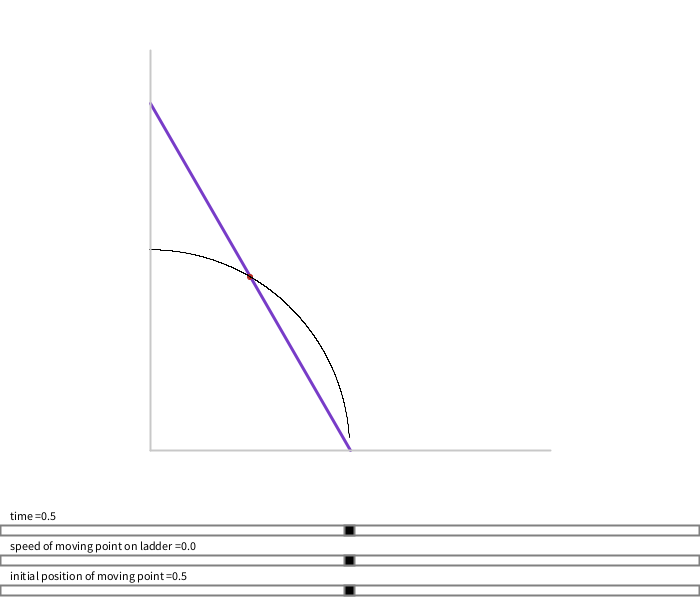
Frame 1 (no input)
Frame 60 (the mouse pressed at the canvas centre just before this capture): identical to frame 1, image omitted
Frame 120 (the mouse held since frame 60 and released just before this capture): identical to frame 1, image omitted

The Processing sketch that drew this single still picture (run headless with seeded random() and noise(); from frame 60 on, the mouse is pressed at the canvas centre):

// Processing sketch: processing_46423
// ── processing_46423.pde

/**
 * faling ladder
 *
 *
 * Matthew Conroy ( conroy (at) math.washington.edu )
 **/

HScrollbar hs1, hs2, hs3, hs4, hs5, hs6,hs7;

float lasta, lastb; // to keep track of whether things have changed
int lastm;

void setup()
{
  size(700, 600);
  noStroke();
  int hbarthick=10;
  hs1 = new HScrollbar(0, height-70, width-1, hbarthick, 3*5+1,50);
  hs2 = new HScrollbar(0, height-40, width-1, hbarthick, 3*5+1,50);
  hs3 = new HScrollbar(0, height-10, width-1, hbarthick, 3*5+1,50);
  //hs4 = new HScrollbar(0, height-30, width-1, hbarthick, 3*5+1,50);
  //hs5 = new HScrollbar(0, height-20, width-1, hbarthick, 3*5+1,50);
  //hs6 = new HScrollbar(0, height-10, width-1, hbarthick, 3*5+1,50);
  //hs7 = new HScrollbar(0, height-70, width-1, hbarthick, 3*5+1,50);
  
}

void draw()
{
  background(255);
  smooth();
  
  int vertAdjust=50;

  // Get the position of the scrollbars
  float timeNow = (hs1.getPos())/(width-2.);
  float Pos2 = (hs2.getPos()-1)/(width-3.);
  float Pos3 = (hs3.getPos())/(width-2.);
 
  //float scale=30.0;

  
  float ladderLength=400;
  
  // the ladder
  strokeWeight(3);
  if (timeNow>1) { timeNow=1; }
  float a = timeNow*ladderLength;
  float xLadderBase = width/2.-ladderLength*0.5+a;
  float yLadderTop = height/2+ladderLength*0.5-(sqrt(ladderLength*ladderLength-(timeNow*ladderLength)*(timeNow*ladderLength)));
  
  stroke (120,60,200);
  line(xLadderBase,height/2.+ladderLength*0.5-vertAdjust,width/2.-ladderLength*0.5,yLadderTop-vertAdjust);
  

  
  // moving point
  strokeWeight(1);
  float alpha=2*(Pos2-0.5);
  float beta=Pos3;
  
  float r = alpha*timeNow+beta; // fractional position of moving point on ladder 
  
  float xMoving = width/2.-ladderLength*0.5+a*(1-r);
  float yMoving = height/2.+ladderLength*0.5-r*sqrt(ladderLength*ladderLength-a*a);
  
  stroke(180,40,30);
  fill(180,40,30);
  ellipseMode(CENTER);
  ellipse(xMoving,yMoving-vertAdjust,5,5);
  
  // the curve
  
  int numPoints=1000;
  
  float xLast=0;
  float yLast=0;
  
  for(int i=0; i<numPoints; i++) {
     float tt=(i-1.)/numPoints;
     float xx=tt*(1-(alpha*tt+beta));
     float yy = (alpha*tt+beta)*sqrt(1-tt*tt);
     stroke(0);
     fill(0);
     float xCurr=width/2.-ladderLength*0.5+xx*ladderLength;
     float yCurr=height/2.+ladderLength*0.5-yy*ladderLength;
     if (i>0) {
     	line(xCurr,yCurr-vertAdjust,xLast,yLast-vertAdjust);
     }
     xLast=xCurr;
     yLast=yCurr;
     
  }
     
    // wall and floor
    
    stroke(200);
    strokeWeight(2);

    line(width/2.-ladderLength*0.5,height/2.+ladderLength*0.5-vertAdjust,width/2.+ladderLength*0.5,height/2.+ladderLength*0.5-vertAdjust); // floor
    line(width/2.-ladderLength*0.5,height/2.+ladderLength*0.5-vertAdjust,width/2.-ladderLength*0.5,height/2.-ladderLength*0.5-vertAdjust); // wall
 
    // text
    
    fill(0);
    text("time ="+int(100*timeNow)/100.,10,height-80);
    text("speed of moving point on ladder ="+int(100*alpha)/100.,10,height-50);
    text("initial position of moving point ="+int(100*beta)/100.,10,height-20);
    
    // update the sliders

    stroke(128);
    hs1.update();
    hs2.update();
    hs3.update();
    
    hs1.draw();
    hs2.draw();
    hs3.draw();
    
} // end draw 


class HScrollbar
{
  int swidth, sheight;    // width and height of bar
  int xpos, ypos;         // x and y position of bar
  float spos, newspos;    // x position of slider
  int sposMin, sposMax;   // max and min values of slider
  int loose;              // how loose/heavy
  boolean over;           // is the mouse over the slider?
  boolean locked;
  float ratio;

  HScrollbar (int xp, int yp, int sw, int sh, int l, int sposition) {
    swidth = sw;
    sheight = sh;
    int widthtoheight = sw - sh;
    ratio = (float)sw / (float)widthtoheight;
    xpos = xp;
    ypos = yp-sheight/2;
    // note the width and height of the slider are both sheight
    spos = xpos+sheight/2.+sposition/100.*(swidth-sheight)-sheight/2.;
    newspos = spos;
    sposMin = xpos;
    sposMax = xpos + swidth - sheight;
    loose = l;
  }

  void update() {
    if(over()) {
      over = true;
    } else {
      over = false;
    }
    if(mousePressed && over) {
      locked = true;
    }
    if(!mousePressed) {
      locked = false;
    }
    if(locked) {
      newspos = constrain(mouseX-sheight/2, sposMin, sposMax);
    }
    if(abs(newspos - spos) > 1) {
      spos = spos + (newspos-spos)/loose;
    }
  }

  int constrain(int val, int minv, int maxv) {
    return min(max(val, minv), maxv);
  }

  boolean over() {
    if(mouseX > xpos && mouseX < xpos+swidth &&
    mouseY > ypos && mouseY < ypos+sheight) {
      return true;
    } else {
      return false;
    }
  }

  void draw() {
    fill(255);
    rect(xpos, ypos, swidth, sheight);
    if(over || locked) {
      fill(128);
    } else {
      fill(0);
    }
    rect(spos, ypos, sheight, sheight);
  }

  float getPos() {
    // convert spos to be values between
    // 0 and the total width of the scrollbar
    return spos * ratio;
  }
}
